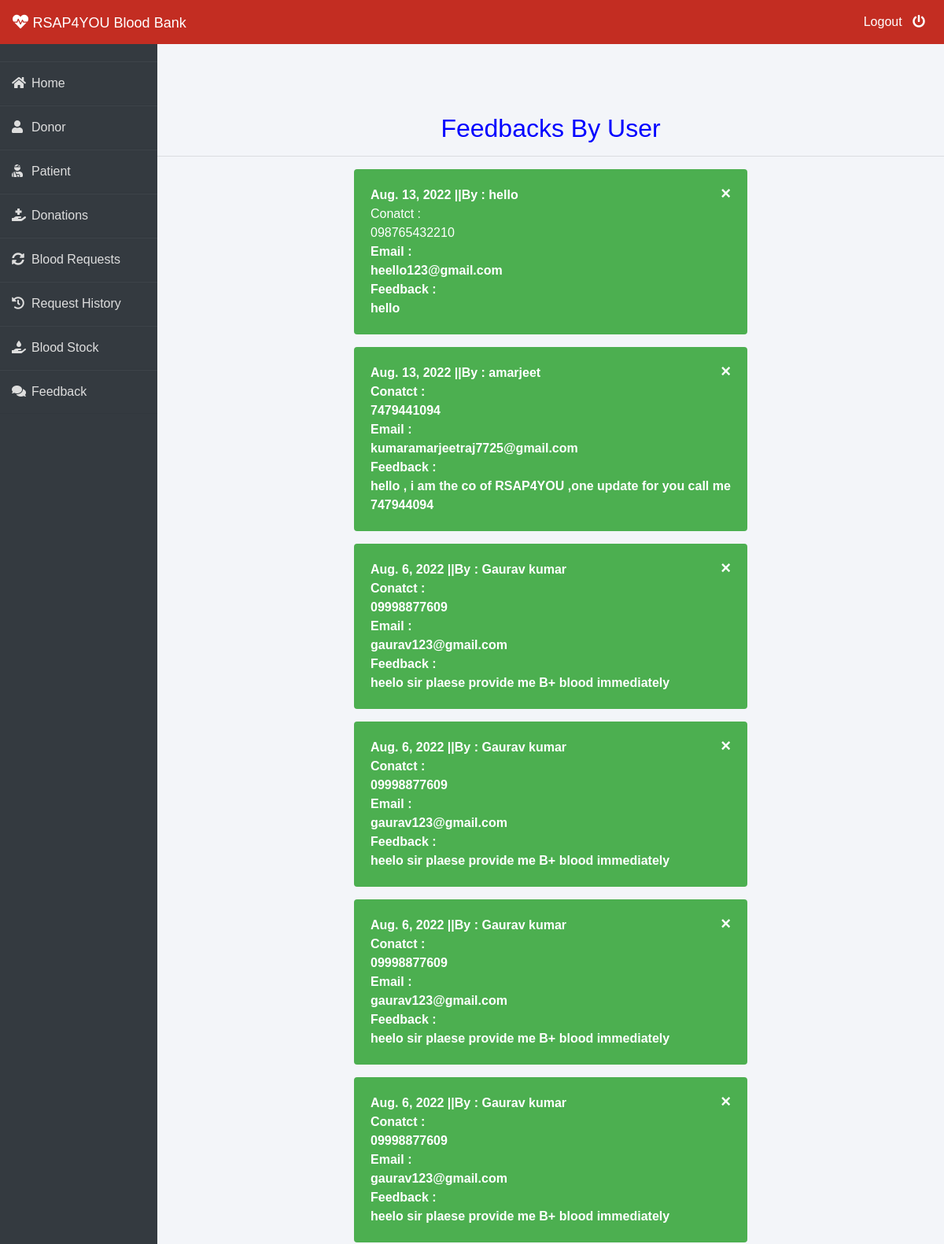
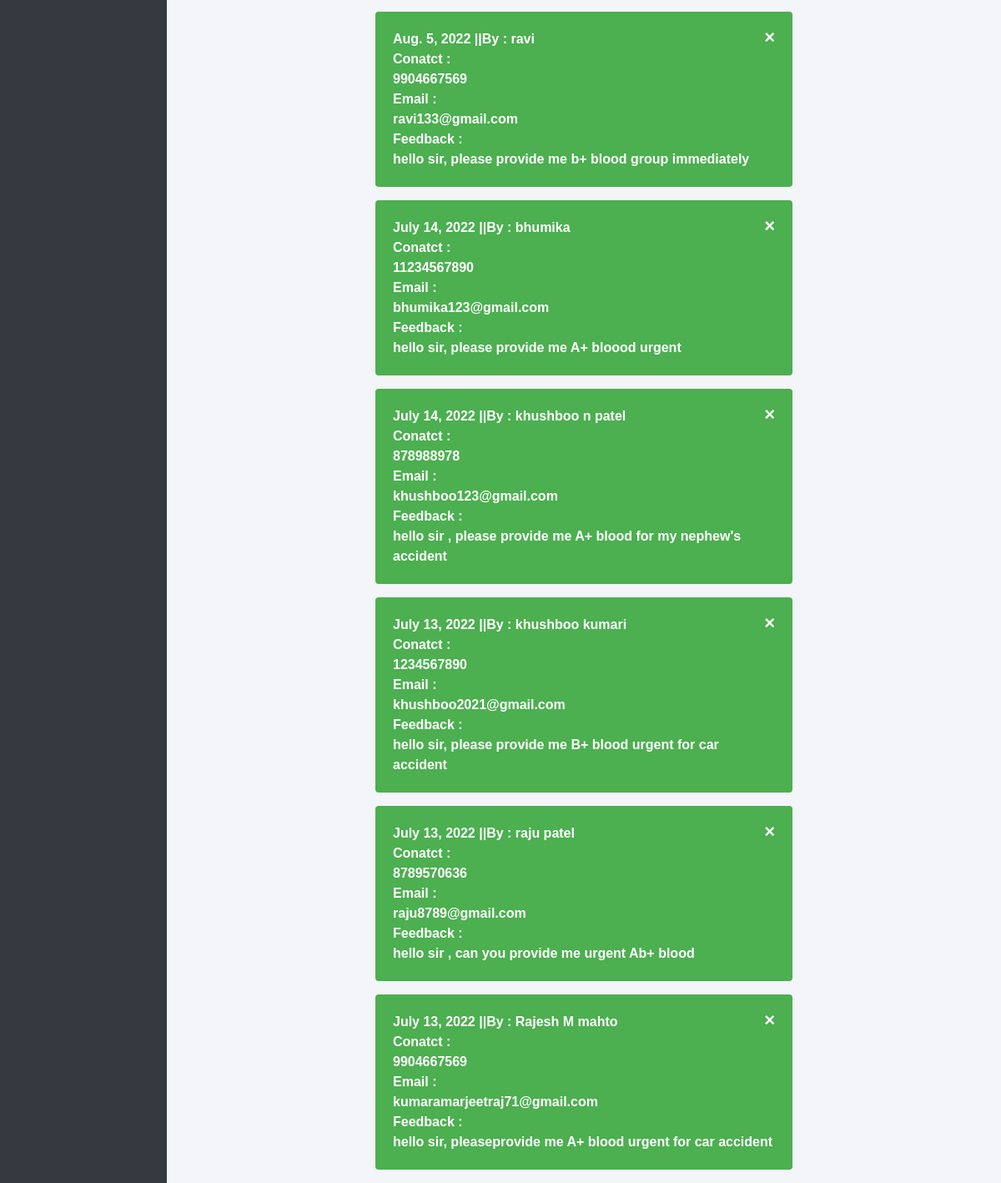
Screenshot of /view-feedback (signed in) with the database file from the repository (2 pictures, top to bottom).
### blood/models.py (models this page shows, shortened)
class Feedback(models.Model):
    name=models.CharField(max_length=40)
    mobile=models.CharField(max_length=15,default=0)
    Email=models.EmailField(max_length=30,default=0)
    feedback=models.CharField(max_length=500)
    date= models.DateField(auto_now_add=True,null=True)

### blood/views.py (the view)
# urls.py: path('view-feedback', views.view_feedback_view,name='view-feedback'),
@login_required(login_url='adminlogin')
def view_feedback_view(request):
    feedbacks=models.Feedback.objects.all().order_by('-id')
    return render(request,'blood/view_feedback.html',{'feedbacks':feedbacks})

### templates/blood/view_feedback.html (shortened to what this page needs)
{% extends 'blood/adminbase.html' %}
{% load static %}
{% block content %}
<head>
</head>
<br><br><br><br>
<h2 style="text-align:center; color:blue;">Feedbacks By User</h2>
<hr>
{%for f in feedbacks%}
<div class="alert">
  <span class="closebtn" onclick="this.parentElement.style.display='none';">&times;</span>
  <strong>{{f.date}} {{f.time}} ||By : {{f.name}}</strong><br>Conatct : <br>{{f.mobile}}<strong><br>Email : <br> {{f.Email}}<strong><br> Feedback : <br>  {{f.feedback}}
</div>
{%endfor%}
{% endblock content %}

### templates/blood/adminbase.html (style rules this page uses)
* { margin: 0; padding: 0; box-sizing: border-box; list-style: none; text-decoration: none; font-family: 'Josefin Sans', sans-serif; }
body { background-color: #f3f5f9; }

### templates/blood/view_feedback.html (style rules this page uses)
.alert { margin-left: 25%; margin-right: 25%; padding: 20px; background-color:#4CAF50; color: white; }
.closebtn { margin-left: 15px; color: white; font-weight: bold; float: right; font-size: 22px; line-height: 20px; cursor: pointer; transition: 0.3s; }

### rows the page displays
Feedback: date "Aug. 13, 2022", name "hello", mobile "098765432210", Email "heello123@gmail.com", feedback "hello"
Feedback: date "Aug. 13, 2022", name "amarjeet", mobile "7479441094", Email "kumaramarjeetraj7725@gmail.com", feedback "hello , i am the co of RSAP4YOU ,one update for you call me 747944094"
Feedback: date "Aug. 6, 2022", name "Gaurav kumar", mobile "09998877609", Email "gaurav123@gmail.com", feedback "heelo sir plaese provide me B+ blood immediately"
Feedback: date "Aug. 6, 2022", name "Gaurav kumar", mobile "09998877609", Email "gaurav123@gmail.com", feedback "heelo sir plaese provide me B+ blood immediately"
Feedback: date "Aug. 6, 2022", name "Gaurav kumar", mobile "09998877609", Email "gaurav123@gmail.com", feedback "heelo sir plaese provide me B+ blood immediately"
Feedback: date "Aug. 6, 2022", name "Gaurav kumar", mobile "09998877609", Email "gaurav123@gmail.com", feedback "heelo sir plaese provide me B+ blood immediately"
Feedback: date "Aug. 5, 2022", name "ravi", mobile "9904667569", Email "ravi133@gmail.com", feedback "hello sir, please provide me b+ blood group immediately"
Feedback: date "July 14, 2022", name "bhumika", mobile "11234567890", Email "bhumika123@gmail.com", feedback "hello sir, please provide me A+ bloood urgent"
Feedback: date "July 14, 2022", name "khushboo n patel", mobile "878988978", Email "khushboo123@gmail.com", feedback "hello sir , please provide me A+ blood for my nephew's accident"
Feedback: date "July 13, 2022", name "khushboo kumari", mobile "1234567890", Email "khushboo2021@gmail.com", feedback "hello sir, please provide me B+ blood urgent for car accident"
Feedback: date "July 13, 2022", name "raju patel", mobile "8789570636", Email "raju8789@gmail.com", feedback "hello sir , can you provide me urgent Ab+ blood"
Feedback: date "July 13, 2022", name "Rajesh M mahto", mobile "9904667569", Email "kumaramarjeetraj71@gmail.com", feedback "hello sir, pleaseprovide me A+ blood urgent for car accident"
